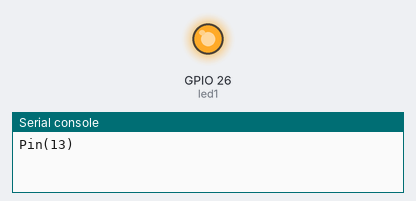
Bench run of a program on a simulated ESP32 board running MicroPython. Parts: output pins drawn as LEDs (lit = HIGH), the last lines printed to the serial console. Random numbers come from a fixed seed.

Above: at 0.1 s.
At 36.1 s:
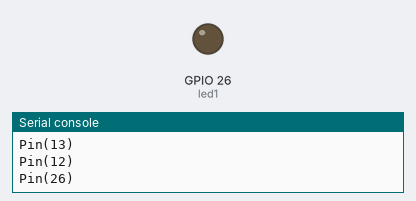
Timing chart, 0 to 37.6 s (numbered marks = the images above):
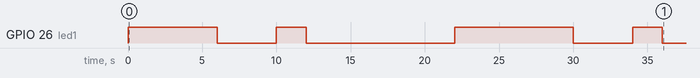

The program:

_velse_2.2.py
```python
from machine import Pin
from time import sleep
from random import choice
import esp32

led1 = Pin(26, Pin.OUT)
led2 = Pin(12, Pin.IN)
led3 = Pin(13, Pin.IN)
ledR = [led1, led2, led3]
while True:
    valgtled = choice(ledR)
    if valgtled == led1:
        print(choice(ledR))
        valgtled.on()
        sleep(2)
        valgtled.off()
    elif valgtled == led2:
        print(choice(ledR))
        valgtled.on()
        sleep(2)
        valgtled.off()
    elif valgtled == led3:
        print(choice(ledR))
        valgtled.off()
        sleep(2)
        valgtled.on()
```

Measured:
- by itself, GPIO 26 (led1): LOW → HIGH at 0.00 s, → LOW 6.0 s later, → HIGH 4.0 s later, → LOW 2.0 s later, … (8 changes in this stretch)
